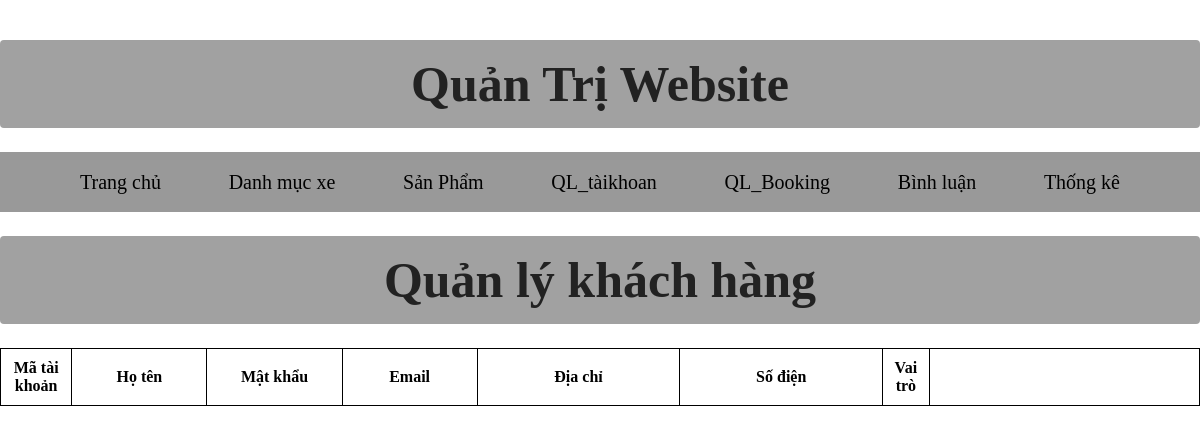
Before: /admin/index.php?act=taikhoan with the older database file.
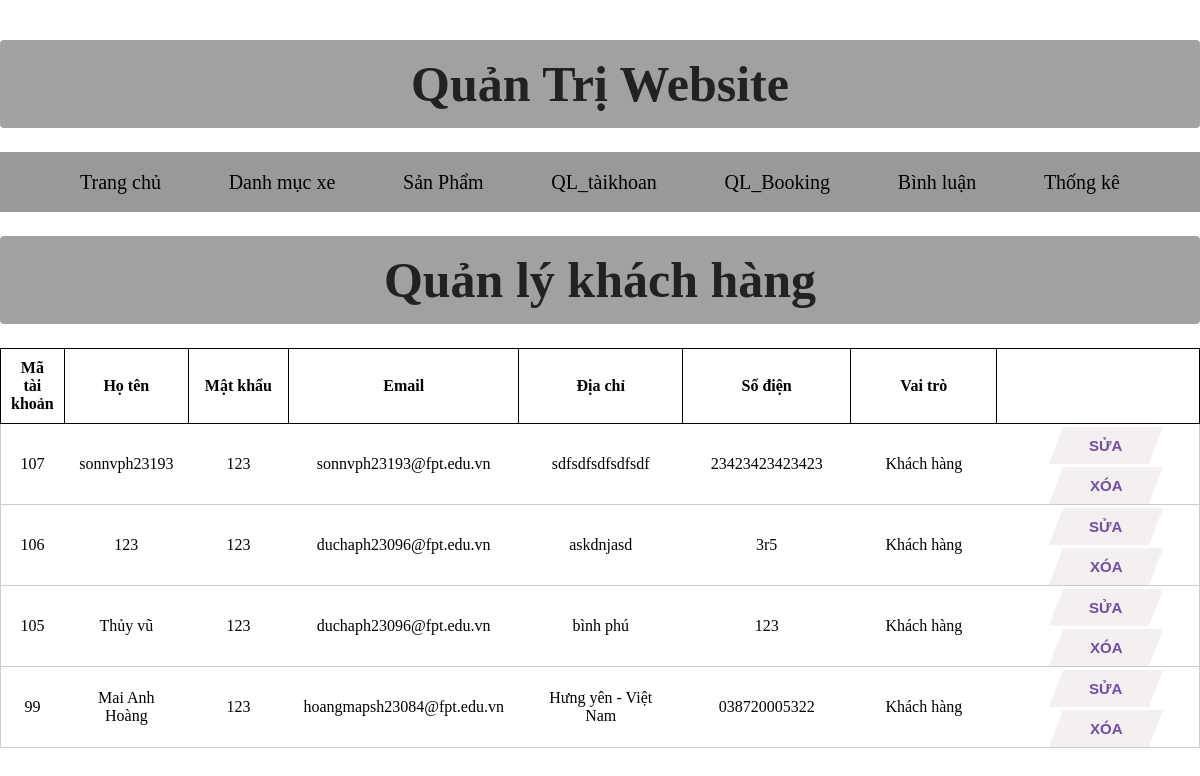
After: the same page with the newer database file.
### tables this page shows
CREATE TABLE `taikhoan` (
  `id_user` int(10) NOT NULL,
  `user` varchar(50) NOT NULL,
  `pass` varchar(50) NOT NULL,
  `address` varchar(255) DEFAULT NULL,
  `tel` varchar(20) DEFAULT NULL,
  `role` varchar(255) NOT NULL DEFAULT 'Khách hàng',
  `email` varchar(255) NOT NULL,
  `img` varchar(255) NOT NULL,
  `sodem` tinyint(11) NOT NULL DEFAULT 1
);

### modal/pdo.php (called while the page is built, shortened)
<?php
function pdo_get_connection(){
    $dburl = "mysql:host=localhost;dbname=duan1;charset=utf8";
    $username = 'root';
    $password = '';
    $conn = new PDO($dburl, $username, $password);
    $conn->setAttribute(PDO::ATTR_ERRMODE, PDO::ERRMODE_EXCEPTION);
    return $conn;
}
function pdo_query($sql){
    $sql_args = array_slice(func_get_args(), 1);
    try{
        $conn = pdo_get_connection();
        $stmt = $conn->prepare($sql);
        $stmt->execute($sql_args);
        $rows = $stmt->fetchAll();
        return $rows;
    }
    catch(PDOException $e){
        throw $e;
    }
    finally{
        unset($conn);
    }
}

### modal/taikhoan.php (called while the page is built, shortened)
<?php
function loadall_taikhoan(){
    $sql="select * from taikhoan order by id_user desc";
            $listtaikhoan=pdo_query($sql);
            return $listtaikhoan;
}

### admin/taikhoan/list.php (the view, shortened to what this page needs)
<h1>Quản lý khách hàng  </h1>
              <table>
                  <tr >
                      <th>Mã tài khoản</th>
                      <th>Họ tên</th>
                      <th>Mật khẩu</th>
                      <th>Email</th>
                      <th>Địa chỉ</th>
                      <th>Số điện</th>
                      <th>Vai trò</th>
                      <th></th>
                  </tr>
                  <?php
                   foreach ($listtaikhoan as $taikhoan){
                      extract($taikhoan);
                      $suatk="index.php?act=suatk&id=".$id_user;
                      $xoatk="index.php?act=xoatk&id=".$id_user;
                      echo '<tr class="mr">
                      <td class="pd">'.$id_user.'</td>
                      <td class="pd">'.$user.'</td>
                      <td class="pd">'.$pass.'</td>
                      <td class="pd">'.$email.'</td>
                      <td class="pd">'.$address.'</td>
                      <td class="pd">'.$tel.'</td>
                      <td class="pd">'.$role.'</td>
                      <td><button>
                      <span><a href="' . $suatk . '; ?>">Sửa</a></span>
                  </button>
                  <button>
                      <span><a href="' . $xoatk . '; ?>">Xóa</a></span>
                  </button>
                      </td>
                  </tr>
                      ';
                   }
                  ?>
              </table>

Changed rows visible on the page:
added taikhoan: id_user "107", user "sonnvph23193", pass "123", email "sonnvph23193@fpt.edu.vn", address "sdfsdfsdfsdfsdf", tel "23423423423423", role "Khách hàng"
added taikhoan: id_user "106", user "123", pass "123", email "duchaph23096@fpt.edu.vn", address "askdnjasd", tel "3r5", role "Khách hàng"
added taikhoan: id_user "105", user "Thủy vũ", pass "123", email "duchaph23096@fpt.edu.vn", address "bình phú", tel "123", role "Khách hàng"
added taikhoan: id_user "99", user "Mai Anh Hoàng", pass "123", email "hoangmapsh23084@fpt.edu.vn", address "Hưng yên - Việt Nam", tel "038720005322", role "Khách hàng"
